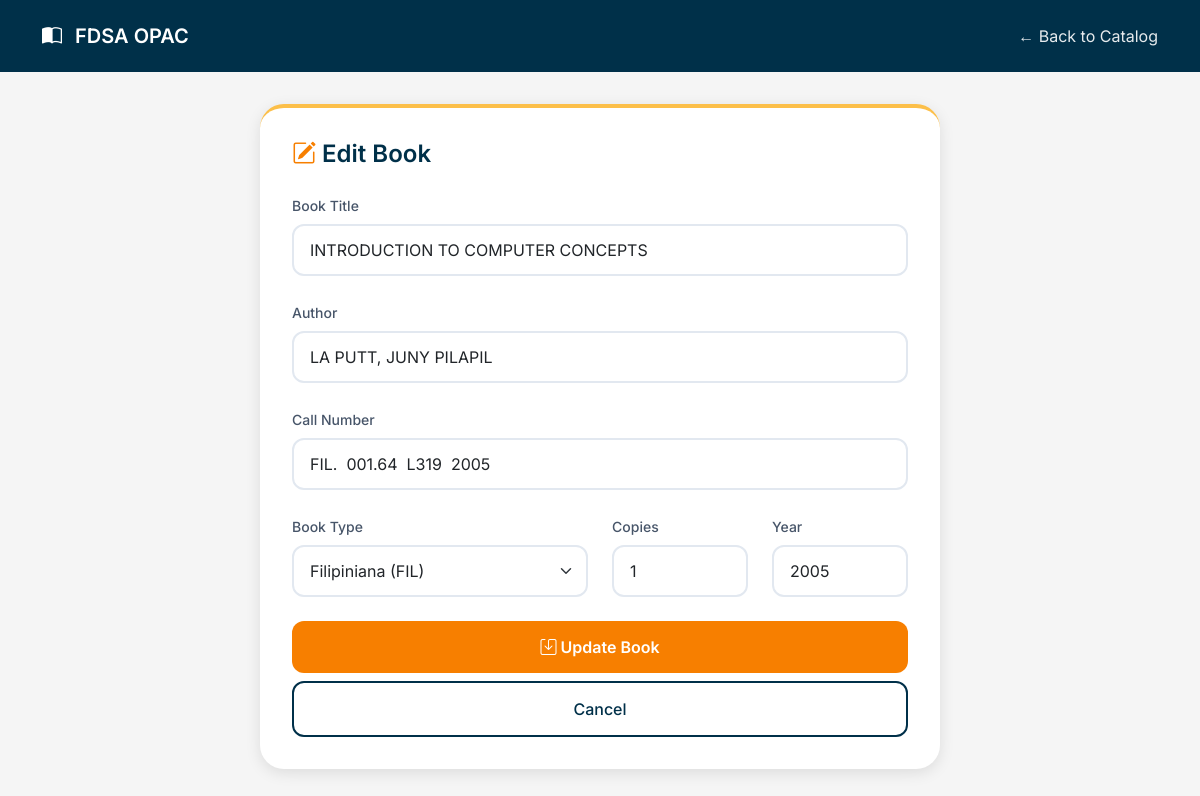
The page /edit_book.php?id=13 on the database its author committed.
### tables this page shows
CREATE TABLE `books` (
  `id` int(11) NOT NULL,
  `title` varchar(500) NOT NULL,
  `author` varchar(300) NOT NULL,
  `call_number` varchar(200) NOT NULL,
  `copies` int(11) DEFAULT 1,
  `book_type` varchar(20) DEFAULT 'FIL',
  `year_published` varchar(20) DEFAULT NULL,
  `created_at` timestamp NOT NULL DEFAULT current_timestamp()
);

### edit_book.php (the view, shortened to what this page needs)
<?php
require_once 'config/database.php';
$id = isset($_GET['id']) ? (int)$_GET['id'] : 0;
$sql = "SELECT * FROM books WHERE id = ?";
$stmt = $conn->prepare($sql);
$stmt->bind_param("i", $id);
$stmt->execute();
$result = $stmt->get_result();
$book = $result->fetch_assoc();
?>
<!DOCTYPE html>
<html lang="en">
<head>
    <link href="https://cdn.jsdelivr.net/npm/bootstrap@5.1.3/dist/css/bootstrap.min.css" rel="stylesheet">
    <link rel="stylesheet" href="https://cdn.jsdelivr.net/npm/bootstrap-icons@1.8.1/font/bootstrap-icons.css">
</head>
<body>
<nav class="navbar">
    <div class="container">
        <a class="navbar-brand" href="index.php">
            <i class="bi bi-book-half"></i> FDSA OPAC
        </a>
        <a href="index.php" class="back-link">← Back to Catalog</a>
    </div>
</nav>
<div class="form-container">
    <div class="form-card">
        <h2><i class="bi bi-pencil-square" style="color: var(--vivid-tangerine);"></i> Edit Book</h2>
        <form method="POST">
            <div class="mb-4">
                <label class="form-label">Book Title</label>
                <input type="text" name="title" class="form-control" value="<?php echo htmlspecialchars($book['title']); ?>" required>
            </div>
            <div class="mb-4">
                <label class="form-label">Author</label>
                <input type="text" name="author" class="form-control" value="<?php echo htmlspecialchars($book['author']); ?>" required>
            </div>
            <div class="mb-4">
                <label class="form-label">Call Number</label>
                <input type="text" name="call_number" class="form-control" value="<?php echo htmlspecialchars($book['call_number']); ?>" required>
            </div>
            <div class="row">
                <div class="col-md-6 mb-4">
                    <label class="form-label">Book Type</label>
                    <select name="book_type" class="form-select">
                        <option value="FIL" <?php echo $book['book_type'] == 'FIL' ? 'selected' : ''; ?>>Filipiniana (FIL)</option>
                    </select>
                </div>
                <div class="col-md-3 mb-4">
                    <label class="form-label">Copies</label>
                    <input type="number" name="copies" class="form-control" value="<?php echo $book['copies']; ?>" min="1">
                </div>
                <div class="col-md-3 mb-4">
                    <label class="form-label">Year</label>
                    <input type="text" name="year_published" class="form-control" value="<?php echo htmlspecialchars($book['year_published']); ?>">
                </div>
            </div>
            <button type="submit" class="btn btn-update w-100 mb-2">
                <i class="bi bi-save"></i> Update Book
            </button>
            <a href="index.php" class="btn btn-cancel w-100 text-center">Cancel</a>
        </form>
    </div>
</div>
</body>
</html>

### edit_book.php (style rules this page uses)
:root { --deep-space-blue: #003049ff; --flag-red: #d62828ff; --vivid-tangerine: #f77f00ff; --sunflower-gold: #fcbf49ff; }
* { margin: 0; padding: 0; box-sizing: border-box; }
body { font-family: 'Inter', sans-serif; background: #f5f5f5; }
.navbar { background: var(--deep-space-blue) !important; padding: 1rem 0; }
.navbar-brand { font-weight: 600; font-size: 1.25rem; color: white !important; text-decoration: none; }
.navbar-brand i { color: white; margin-right: 8px; }
.back-link { color: rgba(255,255,255,0.9); text-decoration: none; transition: color 0.2s; }
.form-container { max-width: 680px; margin: 2rem auto; }
.form-card { background: white; border-radius: 24px; padding: 2rem; box-shadow: 0 4px 15px rgba(0,0,0,0.1); border-top: 4px solid var(--sunflower-gold); }
.form-card h2 { font-size: 1.5rem; font-weight: 600; margin-bottom: 1.5rem; color: var(--deep-space-blue); }
.form-label { font-weight: 500; font-size: 0.875rem; margin-bottom: 0.5rem; color: #475569; }
.form-control, .form-select { border: 2px solid #e2e8f0; border-radius: 12px; padding: 0.75rem 1rem; font-family: 'Inter', sans-serif; }
.btn-update { background: var(--vivid-tangerine); border: none; border-radius: 12px; padding: 0.875rem; font-weight: 600; color: white; transition: all 0.2s ease; }
.btn-cancel { background: transparent; border: 2px solid var(--deep-space-blue); border-radius: 12px; padding: 0.875rem; font-weight: 500; color: var(--deep-space-blue); transition: all 0.2s ease; }

### rows shown on the page
books: title "INTRODUCTION TO COMPUTER CONCEPTS", author "LA PUTT, JUNY PILAPIL", call_number "FIL. 001.64 L319 2005", book_type "Filipiniana (FIL)", copies "1", year_published "2005"
